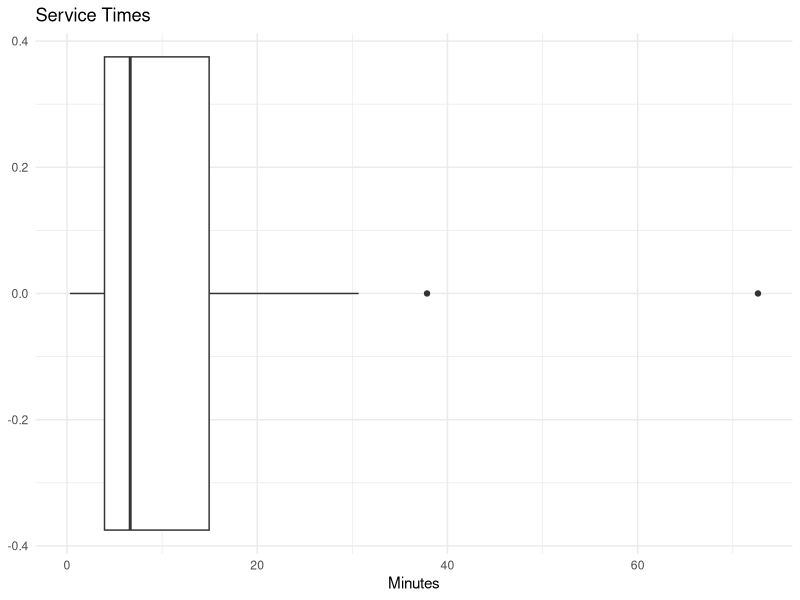
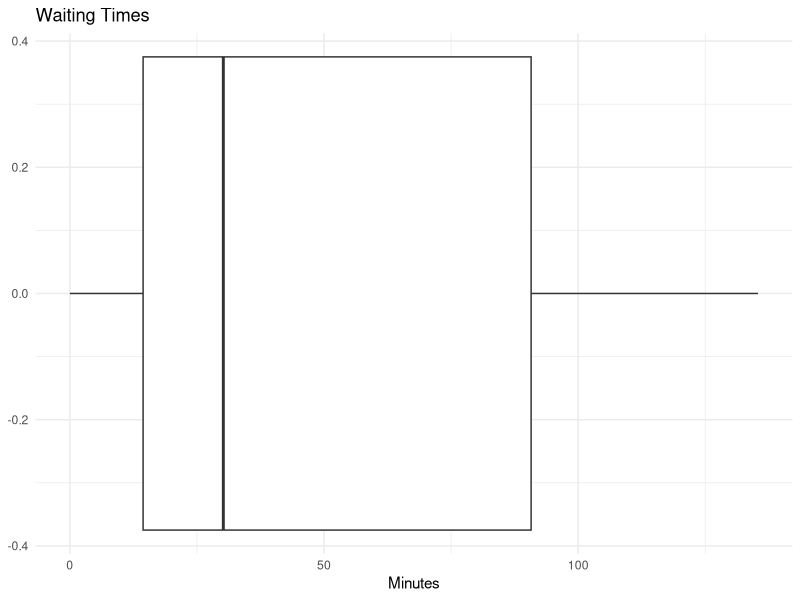
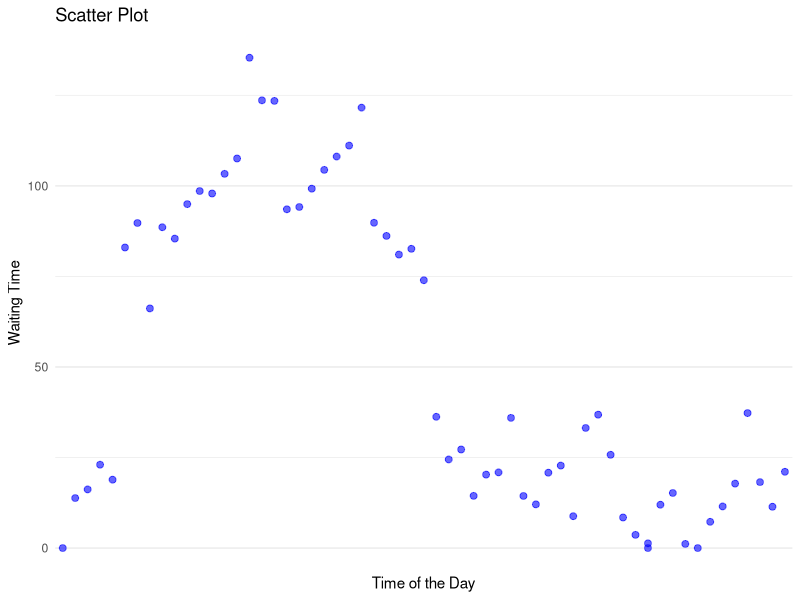
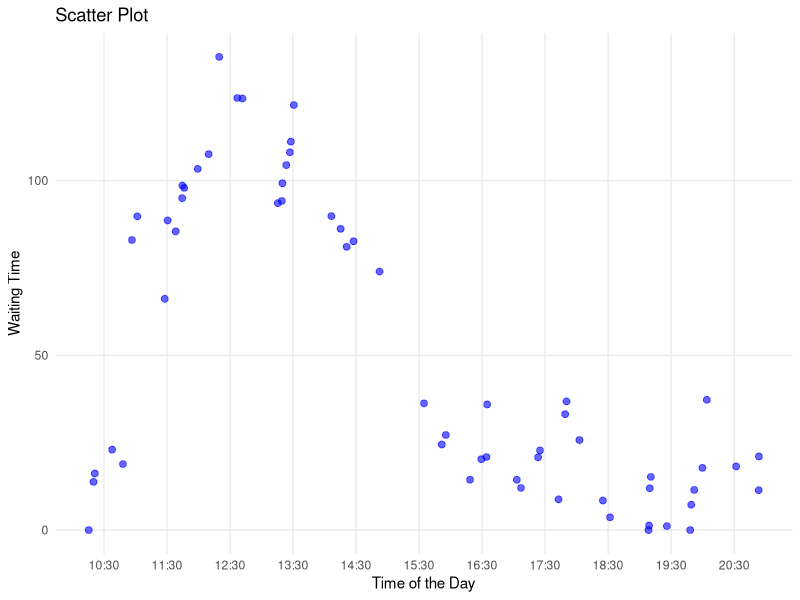
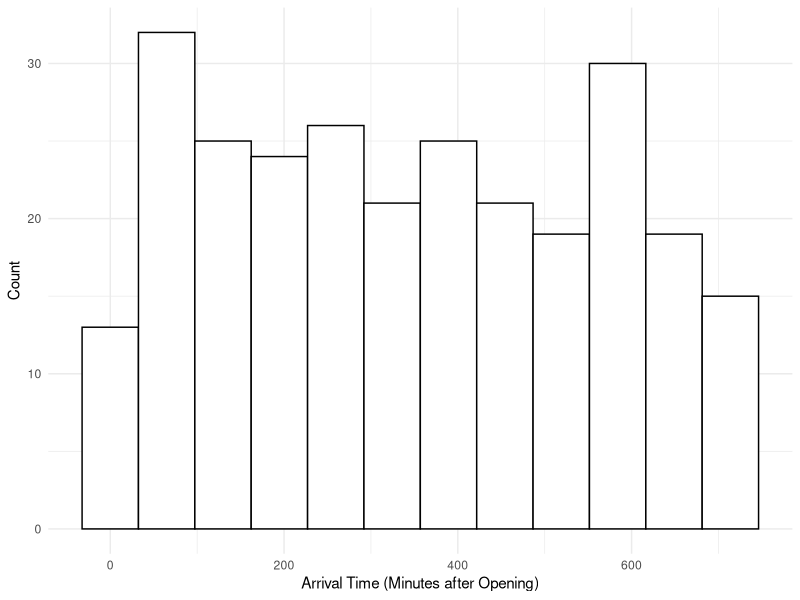
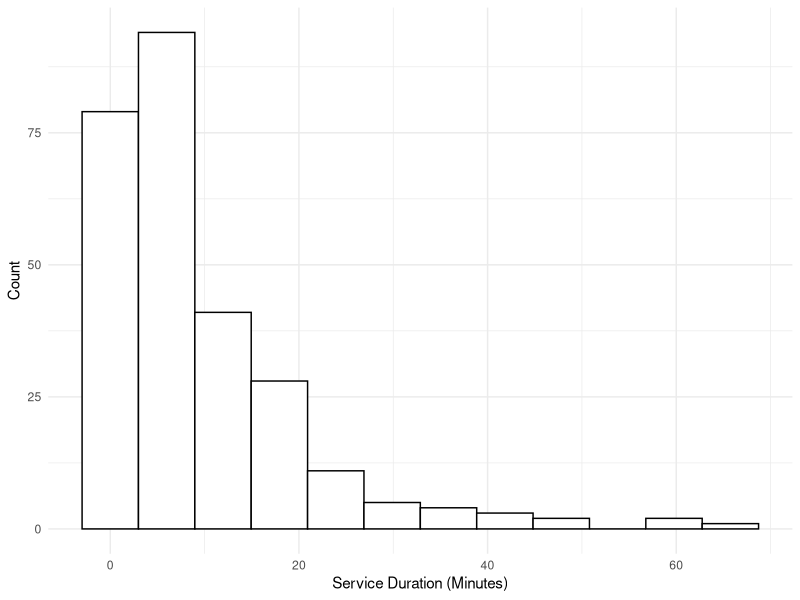
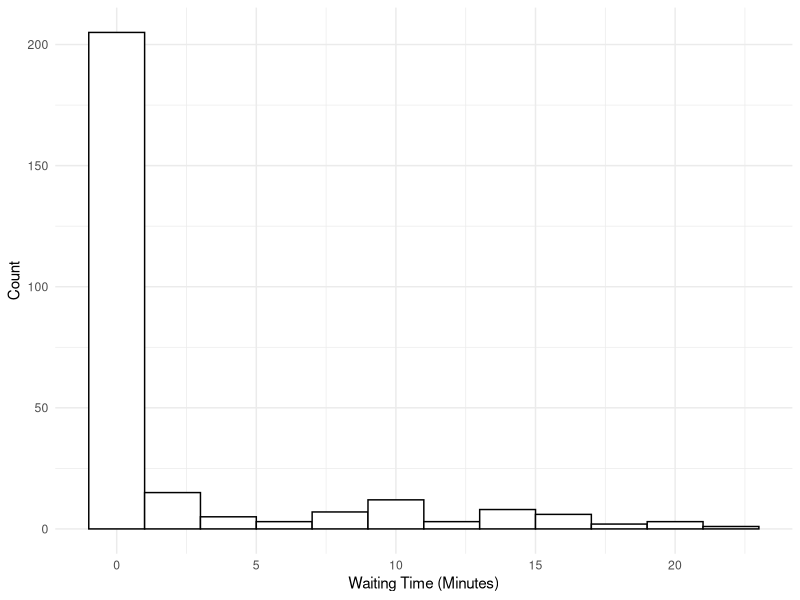
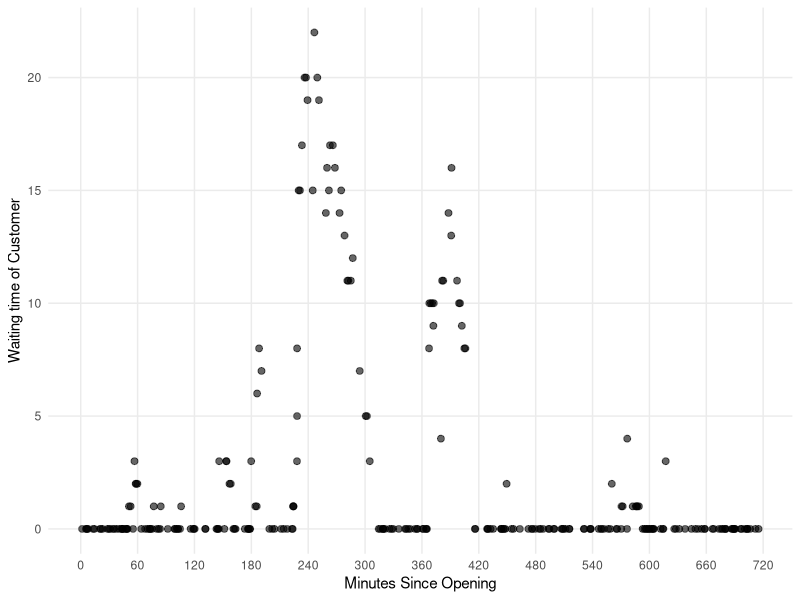

Recreate these plots in R, in order.
## ---- chunk 1
library(tidyverse)
library(lubridate)

set.seed(121)

# simulating the arrival times of customers throughout the day

# Poisson process (lambda = 5)
# Tk= arrival time of the kth customer
# Wk= time between the k-1th customer arrival and the kth customer arrival where Wk ~ Pois(lambda)

# set parameter
lambdaA <- 5 # in units: customers per hour
opening_time <- hm("10:00")
closing_time <- hm("22:00")
hours <- hour(closing_time) - hour(opening_time) # operating hours: 10am to 10pm
total_time <- hours*60 # operating hours in minutes
lambdaA <- lambdaA/60 # customers per minute
# converting to minutes because our lambda is low, and we can can get greater precision in analyses this way

n <- ceiling(lambdaA*total_time) # max number of customers the store can have throughout the day

# generate W1,..,Wn (calculating the time between the arrival times of 2 customers)
W_sample <- rexp(n, rate= lambdaA)

# calculate T or the arrival times by summing together the Wi arrival times

T_sample <- numeric(n)

for(i in 1:n) {
  T_sample[i] <- sum(W_sample[1:i])
}

# all possible arrival times of customers throughout the day (X minutes after opening)

# however, the store is only open for 12 hours or 720 minutes so we must get rid of the values that fall outside of the range (go beyond 720)

arrival_times_s1 <- T_sample[T_sample <= total_time]

arrival_times_s1

opening_time + minutes(floor(max(arrival_times_s1)))

## ---- chunk 2
# given the output from above, simulate the serving times of customers before they leave

# notice that service time is modeled by exp(6)
lambdaS <- 6 # customers per hour
lambdaS <- lambdaS/60 # customers per minute 

# simulate customer's service time 
# n= only simulating the service time for those where T_sample <= total_time
service_times_s1 <- rexp(length(arrival_times_s1), rate= lambdaS)

#these are the serving times for each arriving customer before they leave
service_times_s1

## ---- chunk 3
# Start time as POSIXct
start_time <- as.POSIXct("10:00", format = "%H:%M", tz = "UTC")

# Add minutes to the start time

time_of_day <- sapply(arrival_times_s1, function(m) {
  m <- round(m)  # Round to nearest whole number
  new_time <- start_time + (m * 60)  # Add minutes converted to seconds
  format(new_time, "%H:%M")  # Format as "HH:MM"
})

print(time_of_day)
## ---- chunk 4

# determining waiting times

# for each observation (customer), calculate when the service begins and when it ends 
# serving ends = service begins + service time
# service begins: either when the customer walks in, or when the previous customer leaves (assumes there is a waiting time)

# compare this to the arrival time 
# if arrival time > time service ends then wait time = 0
# but if arrival time < service time ends then wait time = time service ends- arrival time 

# variable initialization
waiting_times_s1 <- numeric(length(arrival_times_s1))  # generating times for each customer
service_start <- numeric(length(arrival_times_s1)) 
service_end <- numeric(length(arrival_times_s1))  
current_end <- numeric(0) # service end time for current customer (i)

# iterate over each customer
for (i in 1:length(arrival_times_s1)) {

  # only includes observations where service time > arrival time => which means there is a wait time
  # gets rid of observations where service < arrival time => 0 wait time
  if (length(current_end) > 0) {
    current_end <- current_end[current_end > arrival_times_s1[i]]
  }
  
 if (length(current_end) == 0) {
   # scenario 1: if there is no waiting time, service starts at the customer arrival
    service_start[i] <- arrival_times_s1[i]
  } else {
    # scenario 2: if there is a waiting time, service starts at the end of the previous customer's end time
    previous_end <- service_end[i - 1]
    service_start[i] <- max(arrival_times_s1[i], previous_end)
  }
  
  # update the service end time for current customer by adding when service starts and how long the service takes
  service_end[i] <- service_start[i] + service_times_s1[i]
  
  # add this service end time to current end services
  current_end <- c(current_end , service_end[i])
  
  # update waiting time
  waiting_times_s1[i] <- service_start[i] - arrival_times_s1[i]
}


scen1_sim_results <- data.frame(
  customer = 1:length(arrival_times_s1),
  arrival_time = arrival_times_s1,
  service_length = service_times_s1,
  service_start = service_start,
  service_end = service_end,
  waiting_time = waiting_times_s1,
  time_of_day = time_of_day
)

print(head(scen1_sim_results, 5)) # printing first 5 customers

## ---- chunk 5
# boxplot(service_times, horizontal= TRUE, main= "Service Times", xlab= "Minutes")

scen1_sim_results %>%
  ggplot(aes(x= service_length)) +
  geom_boxplot() +
  labs(
    x= "Minutes",
    title = "Service Times"
  ) +
  theme_minimal()

mean(service_times_s1)

## ---- chunk 6
# boxplot(waiting_times_s1, horizontal= TRUE, main= "Waiting Times", xlab= "Minutes")

mean(waiting_times_s1)

scen1_sim_results %>% 
  ggplot(aes(x= waiting_time)) +
  geom_boxplot() +
  labs(
    x= "Minutes",
    title = "Waiting Times"
  ) +
  theme_minimal()

## ---- chunk 7

#Label for 30 min interval
breaks <- seq(30, 720, by = 30)
labels <- sprintf("%02d:%02d", 10 + breaks %/% 60, breaks %% 60) 

ggplot(scen1_sim_results, aes(x = time_of_day, y = waiting_times_s1)) +
  geom_point(color = "blue", size = 2, alpha = 0.6) +
    scale_x_discrete(
    breaks = breaks, 
    labels = labels
  ) +
  labs(
    title = "Scatter Plot",
    x = "Time of the Day",
    y = "Waiting Time"
  ) +
  theme_minimal()

## ---- chunk 8

library(ggplot2)


# Custom breaks and labels for 30-minute intervals
breaks <- seq(30, 720, by = 60)
labels <- sprintf("%02d:%02d", 10 + breaks %/% 60, breaks %% 60)

# Scatter plot with x-axis as numeric time in minutes
ggplot(scen1_sim_results, aes(x = arrival_times_s1, y = waiting_times_s1)) +
  geom_point(color = "blue", size = 2, alpha = 0.6) +
  scale_x_continuous(
    breaks = breaks, 
    labels = labels
  ) +
  labs(
    title = "Scatter Plot",
    x = "Time of the Day",
    y = "Waiting Time"
  ) +
  theme_minimal()+
  theme(panel.grid.minor = element_blank())

## ---- chunk 9
# first, we generate the arrival times similar in scenario 1
lambdaA <- 24 # per hour
opening_time <- hm("10:00")
closing_time <- hm("22:00")
hours <- hour(closing_time) - hour(opening_time)
total_time <- hours*60 # operating hours in minutes
lambdaA <- lambdaA/60 # per minute
num_chefs = 2

n <- ceiling(lambdaA*total_time) # max number of customers
W_sample <- rexp(n, rate= lambdaA)
T_sample <- numeric(n)

for(i in 1:n) {
  T_sample[i] <- sum(W_sample[1:i])
}

arrival_times <- T_sample[T_sample <= total_time]

# next, we generate the service times similar to scenario 1
# make a function to do this
calc_service_times <- function(arrivals, chefs) {
  # Ensure rate is per unit time
  minute_rate = (3*chefs) / 60
  services = rexp(length(arrivals), rate = minute_rate)
  return(services) # in minutes
}
# if we only have one chef
service_times <- calc_service_times(arrivals = arrival_times, chefs = num_chefs)
## ---- chunk 10

tables <- 5
arrival_times_temp <- arrival_times

# number of people in line each minute
queue_size_history <- numeric(total_time)

# number of tables occupied each minute
occupied_tables_history <- rep(0, total_time)

# timer to track remaining waiting time for each table in the restaurant
# each element is one table in the restaurant
# -1 means empty
# otherwise, number of remaining service minutes
tables_timer <- rep(-1, tables)

# the amount of minutes each customer of that day waited
waiting_times <- numeric(0)

# the arrival_times indices of the people currently in line
# in order to know how long their eventual service time will be
queue <- numeric(0)

# an internal counter separate from the time
customers_entered <- 0
for (i in 1:total_time) {
  occupied_tables_history[i+1] = occupied_tables_history[i]
  
  # update the waiting timer for all occupied tables
  tables_timer[tables_timer > 0] <- tables_timer[tables_timer > 0] - 1
  # update the number of available tables in the next minute
  # based on the number of tables who have finished timers
  occupied_tables_history[i+1] = occupied_tables_history[i+1] - sum(tables_timer == 0)
  # mark the finished tables as available tables for the next minute
  tables_timer[tables_timer == 0] <- tables_timer[tables_timer == 0] - 1
  
  # has the next customer arrived?
  if(length(arrival_times_temp) > 0){
    if(arrival_times_temp[1] < i) {
      # if so, add them to the back of the queue
      queue = c(queue, as.integer(customers_entered+1)) # add 1 for 1-indexing
      # remove the 1st element of arrival_times
      arrival_times_temp = arrival_times_temp[-1]
      # start the waiting timer for this customer by appending 0
      waiting_times = c(waiting_times, 0)
      
      customers_entered = customers_entered + 1
    }
  }
  # are any tables currently open and there is a person in line?
  if(occupied_tables_history[i+1] < tables & length(queue) > 0) {
    # if so, then seat the first person in line
    # at the first available table
    for (j in 1:tables) {
      if(tables_timer[j] == -1) {
        # queue[1] has the customer index of the first person in line
        tables_timer[j] = round(service_times[queue[1]])
        break
      }
    }
    # the next minute there will be one more occupied table
    occupied_tables_history[i+1] = occupied_tables_history[i+1] + 1
    # remove the first person in the queue
    queue = queue[-1]
  }
  # update the waiting time for each person in the queue
  for (customer_index in queue) {
    waiting_times[customer_index] = waiting_times[customer_index] + 1
  }
  # keep track of how long the line is at each minute
  queue_size_history[i] = length(queue)
}

occupied_tables_history <- occupied_tables_history[-1]

## ---- chunk 11
scen2_sim_results_by_customer <- data.frame(
  customer = 1:length(arrival_times),
  arrival_time = arrival_times,
  service_length = service_times,
  waiting_time = waiting_times
)

## ---- chunk 12
scen2_sim_results_by_minute <- data.frame(
  minutes_since_opening = 1:total_time,
  time_of_day = I(lapply(1:total_time, function(i) opening_time + minutes(i))),
  queue_size = queue_size_history,
  occupied_tables = occupied_tables_history
)

## ---- chunk 13


scen2_sim_results_by_customer |>
  ggplot(aes(x = arrival_time)) +
  geom_histogram(bins = 12, color = "black", fill = "white") +
  labs(
    x = "Arrival Time (Minutes after Opening)",
    y = "Count"
  ) +
  theme_minimal()

scen2_sim_results_by_customer |>
  ggplot(aes(x = service_length)) +
  geom_histogram(bins = 12, color = "black", fill = "white") +
  labs(
    x = "Service Duration (Minutes)",
    y = "Count"
  ) +
  theme_minimal()

scen2_sim_results_by_customer |>
  ggplot(aes(x = waiting_time)) +
  geom_histogram(bins = 12, color = "black", fill = "white") +
  labs(
    x = "Waiting Time (Minutes)",
    y = "Count"
  ) +
  theme_minimal()

scen2_sim_results_by_customer |>
  ggplot(aes(x = arrival_time, y = waiting_time)) +
  geom_point(size = 2, alpha = 0.6) +
  scale_x_continuous(breaks = seq(0, total_time, by = 60)) +
  labs(
    x = "Minutes Since Opening",
    y = "Waiting time of Customer"
  ) +
  theme_minimal() +
  theme(panel.grid.minor = element_blank())


scen2_sim_results_by_minute |>
  ggplot(aes(x = minutes_since_opening, y = queue_size)) +
  geom_line() +
  scale_y_continuous(breaks = seq(1, max(queue_size_history), by = 1)) +
  scale_x_continuous(breaks = seq(0, total_time, by = 60)) +
  labs(
    x = "Minutes Since Opening",
    y = "Queue Length"
  ) +
  theme_minimal() +
  theme(panel.grid.minor = element_blank())

scen2_sim_results_by_minute |>
  ggplot(aes(x = minutes_since_opening, y = occupied_tables)) +
  geom_area(fill = "lightblue") +
  geom_line() +
  scale_y_continuous(breaks = seq(1, tables, by = 1)) +
  scale_x_continuous(breaks = seq(0, total_time, by = 60)) +
  labs(
    x = "Minutes Since Opening",
    y = "Number of Tables Occupied"
  ) +
  theme_minimal() +
  theme(panel.grid.minor = element_blank())

scen2_sim_results_by_minute |>
  ggplot(aes(x = minutes_since_opening, y = occupied_tables)) +
  geom_area(fill = "lightblue") +
  geom_line() +
  scale_y_continuous(breaks = seq(1, tables, by = 1)) +
  scale_x_continuous(breaks = seq(0, total_time, by = 60)) +
  labs(
    x = "Minutes Since Opening",
    y = "Number of Tables Occupied"
  ) +
  theme_minimal() +
  theme(panel.grid.minor = element_blank())


## ---- chunk 14

# assumption of five tables and 3 chefs

# setting number of chefs to a certain number
# chefs <- 3
# meal <- 50 #50 dollars per meal
# wage <- 12*40 #40 dollars per hour for 12 hrs of work
# revenue <- total_customers * meal
# costs <- wage*chefs
# profit <- revenue - costs
# profit

# only including customers who are waiting for less than 30 mins because will leave the line if wait time is greater than that amount 

filtered_customers <- which(waiting_times < 30) 
total_customers <- length(filtered_customers)
total_customers

meal <- 50 #50 dollars per meal
wage <- 12*40 #40 dollars per hour for 12 hrs of work

profit_table <- data.frame(
  Chefs = integer(),
  Revenue = numeric(),
  Costs = numeric(),
  Profit = numeric()
) 

# if people get mad, the meal will only be 25 because they are mad

for (chefs in 1:10) {

  revenue <- total_customers * meal

  # Calculate costs (wage per chef * number of chefs)
  costs <- wage * chefs

  # Calculate profit
  profit <- revenue - costs

  profit_table <- rbind(profit_table, data.frame(Chefs = chefs, Revenue = revenue, Costs = costs, Profit = profit))

}

print(profit_table)

profit_table

## ---- chunk 15

profit_table %>%
  ggplot(aes(x = Chefs, y = Profit)) +
  geom_line() +
  scale_x_continuous(breaks = seq(1, 10, 1))+
  labs(
    x= "Number of Chefs",
    y= "Profit",
    title= "Number of Chefs versus Profit"
  ) +
  theme_minimal()
